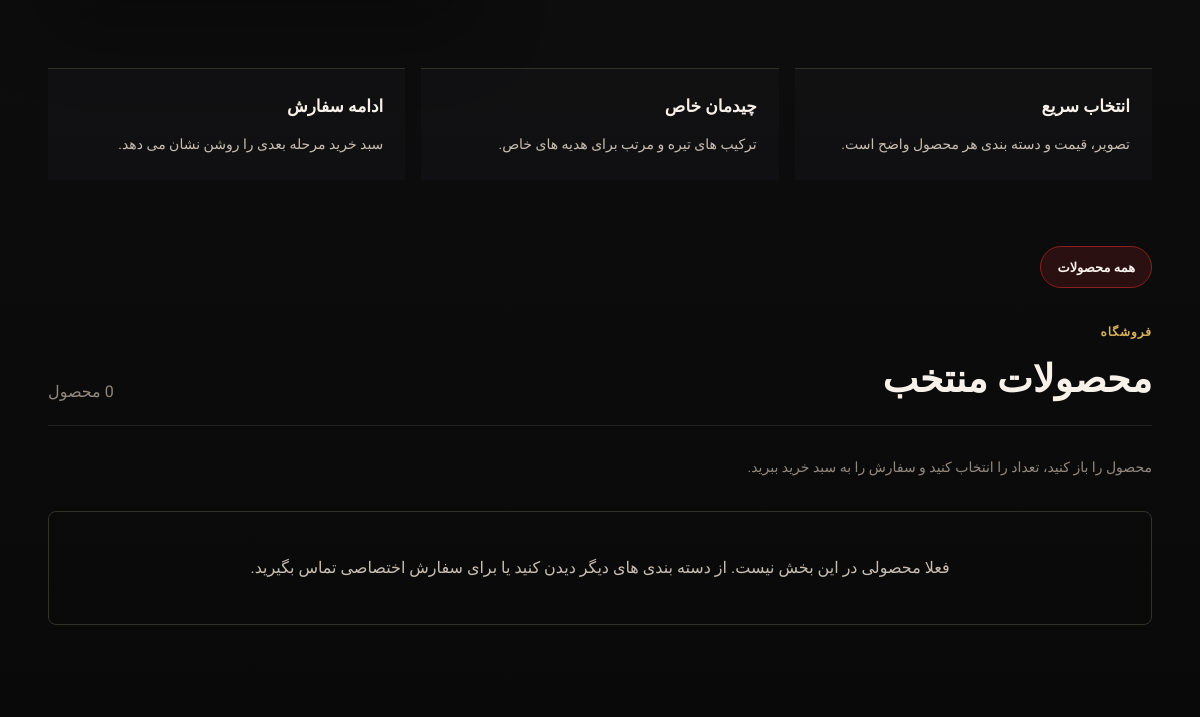
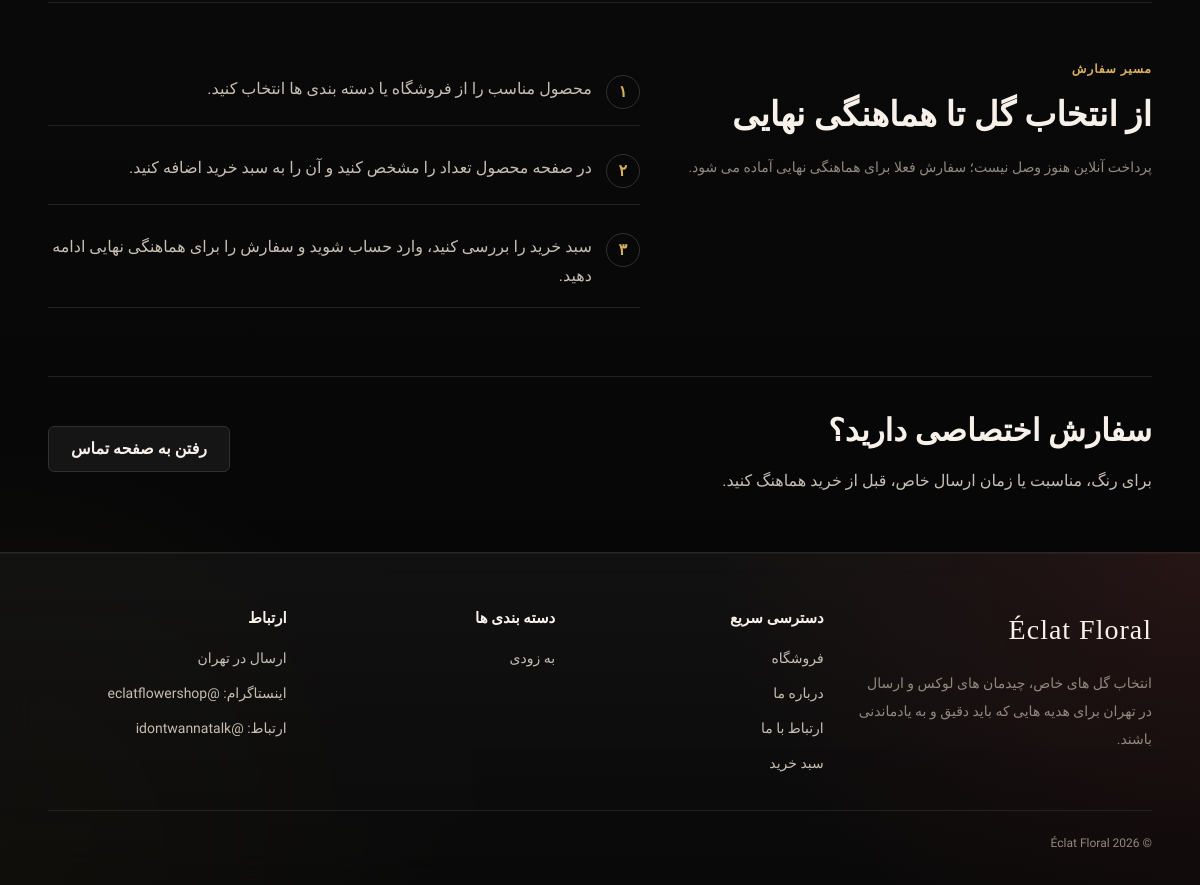
/ (lower part), run on an earlier commit of the app's database (2 pictures, top to bottom).
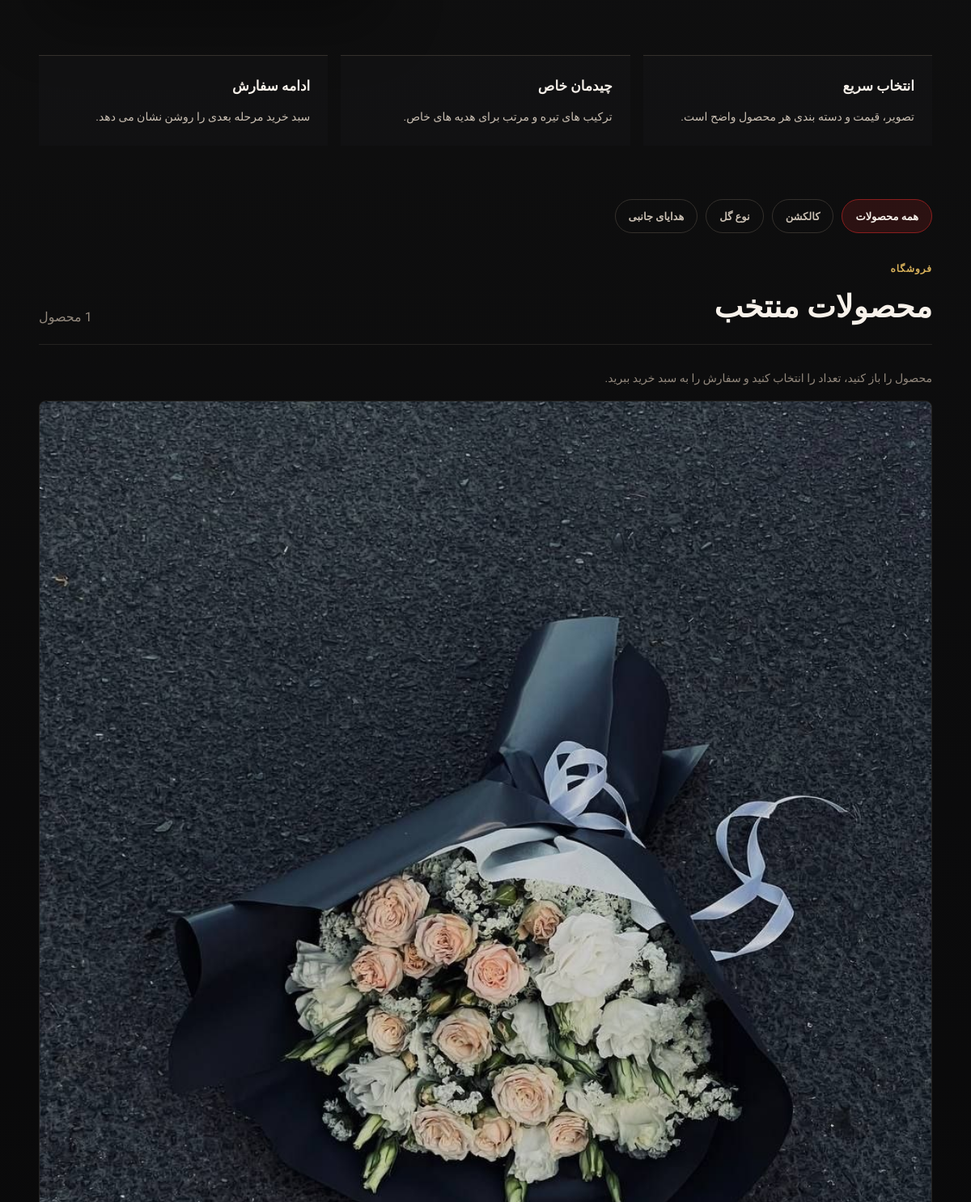
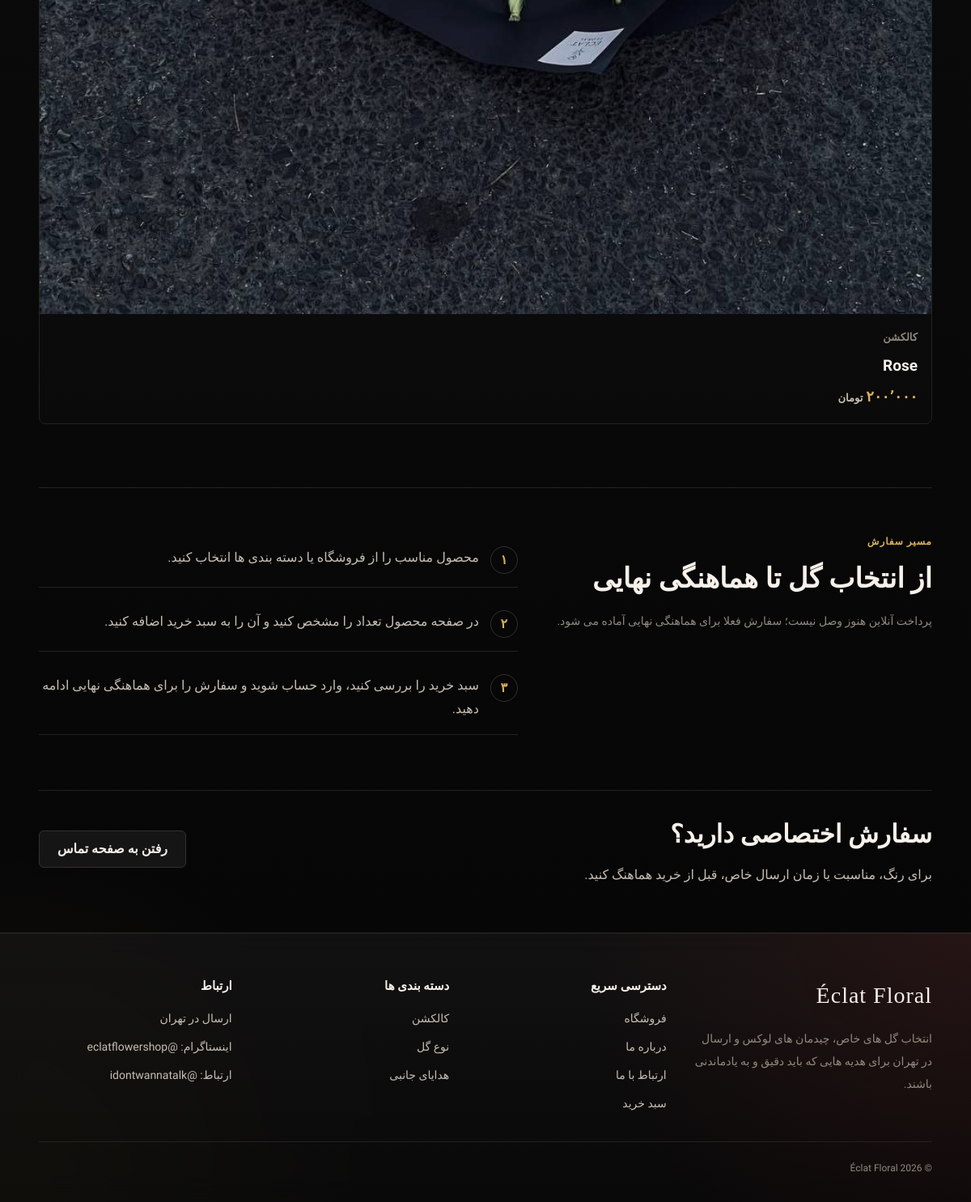
And on a later commit of the database (2 pictures, top to bottom).
### shop/models.py (models this page shows, shortened)
class Category(models.Model):
    name = models.CharField(max_length=200, verbose_name="نام دسته‌بندی")
    slug = models.SlugField(max_length=200, unique=True, verbose_name="آدرس کوتاه")
    parent = models.ForeignKey(
        'self',
        on_delete=models.CASCADE,
        null=True,
        blank=True,
        related_name='children',
        verbose_name="دسته‌بندی مادر",
    )
    class Meta:
        ordering = ['name']
        verbose_name = "دسته‌بندی"
        verbose_name_plural = "دسته‌بندی‌ها"
    def get_absolute_url(self):
        return reverse('shop:product_list_by_category', args=[self.slug])

class Product(models.Model):
    category = models.ForeignKey(Category, related_name='products', on_delete=models.CASCADE, verbose_name="دسته‌بندی")
    name = models.CharField(max_length=200, verbose_name="نام محصول")
    slug = models.SlugField(max_length=200, unique=True, verbose_name="آدرس کوتاه")
    description = models.TextField(blank=True, verbose_name="توضیحات")
    price = models.DecimalField(max_digits=10, decimal_places=2, verbose_name="قیمت")
    image = models.ImageField(upload_to='products/%Y/%m/%d', blank=True, verbose_name="عکس محصول")
    stock = models.PositiveIntegerField(verbose_name="موجودی انبار")
    available = models.BooleanField(default=True, verbose_name="قابل نمایش در سایت")
    created = models.DateTimeField(auto_now_add=True, verbose_name="تاریخ ایجاد")
    updated = models.DateTimeField(auto_now=True, verbose_name="آخرین ویرایش")
    class Meta:
        ordering = ('-created',)
        verbose_name = "محصول"
        verbose_name_plural = "محصولات"

### shop/views.py (the view)
# urls.py: path('', views.product_list, name='product_list'),
def product_list(request, category_slug=None):
    category = None
    products = Product.objects.filter(available=True)
    if category_slug:
        category = get_object_or_404(Category, slug=category_slug)
        products = products.filter(category=category)
    return render(request, 'shop/product_list.html', {
        'category': category,
        'products': products,
    })

### basket/context_processors.py (called while the page is built)
def basket(request):
    return {'basket': Basket(request)}

### cart/cart.py (called while the page is built)
    def __len__(self):
        return sum(item['quantity'] for item in self.cart.values())

### cart/context_processors.py (called while the page is built)
def cart(request):
    return {'cart': Cart(request)}

### shop/context_processors.py (called while the page is built)
def category_list(request):
    category_order = Case(
        When(name='دسته گل', then=Value(0)),
        When(name='کالکشن', then=Value(1)),
        When(name='جانبی', then=Value(2)),
        default=Value(3),
        output_field=IntegerField(),
    )
    categories = Category.objects.filter(parent__isnull=True).order_by(category_order, 'name')
    return {'categories': categories}

### shop/price_utils.py (called while the page is built)
def normalize_price(value):
    if value in (None, ''):
        return None
    try:
        decimal_value = Decimal(str(value).replace(',', '').replace('٬', '').strip())
    except (InvalidOperation, AttributeError, ValueError):
        return None
    return decimal_value

### shop/templatetags/price_filters.py (called while the page is built)
@register.filter
def format_price(value):
    return format_price_value(value)

### shop/Templates/Shop/product_list.html (shortened to what this page needs)
{% extends "shop/base.html" %}
{% load price_filters %}
{% block content %}
<div class="page-shell">
    {% if not category %}
        <section class="intro-grid" aria-label="ویژگی های فروشگاه">
            <div class="intro-item">
                <strong>انتخاب سریع</strong>
                <span>تصویر، قیمت و دسته بندی هر محصول واضح است.</span>
            </div>
            <div class="intro-item">
                <strong>چیدمان خاص</strong>
                <span>ترکیب های تیره و مرتب برای هدیه های خاص.</span>
            </div>
            <div class="intro-item">
                <strong>ادامه سفارش</strong>
                <span>سبد خرید مرحله بعدی را روشن نشان می دهد.</span>
            </div>
        </section>
    {% endif %}
    <nav class="category-strip" aria-label="دسته بندی محصولات">
        <a class="category-chip {% if not category %}active{% endif %}" href="{% url 'shop:product_list' %}">همه محصولات</a>
        {% for item in categories %}
            <a class="category-chip {% if category.id == item.id %}active{% endif %}" href="{{ item.get_absolute_url }}">{{ item.name }}</a>
        {% endfor %}
    </nav>
    <section id="products">
        <div class="page-head">
            <div>
                <span class="eyebrow">{% if category %}دسته بندی{% else %}فروشگاه{% endif %}</span>
                <h2>{% if category %}{{ category.name }}{% else %}محصولات منتخب{% endif %}</h2>
            </div>
            <span class="muted">{{ products|length }} محصول</span>
        </div>
        {% if not category %}
            <p class="section-note">محصول را باز کنید، تعداد را انتخاب کنید و سفارش را به سبد خرید ببرید.</p>
        {% endif %}
        <div class="product-grid">
            {% for product in products %}
                <article class="product-card">
                    <a href="{% url 'shop:product_detail' product.slug %}">
                        {% if product.image %}
                            <img src="{{ product.image.url }}" alt="{{ product.name }}" loading="{% if forloop.counter <= 4 %}eager{% else %}lazy{% endif %}">
                        {% else %}
                            <span class="product-image-placeholder" aria-hidden="true"></span>
                        {% endif %}
                        <div class="product-body">
                            <span class="product-category">{{ product.category.name }}</span>
                            <h3>{{ product.name }}</h3>
                            <p class="price"><span>{{ product.price|format_price }}</span><span class="price-currency">تومان</span></p>
                        </div>
                    </a>
                </article>
            {% empty %}
                <p class="empty-state">فعلا محصولی در این بخش نیست. از دسته بندی های دیگر دیدن کنید یا برای سفارش اختصاصی تماس بگیرید.</p>
            {% endfor %}
        </div>
    </section>
    {% if not category %}
        <section class="process" aria-labelledby="process-title">
            <div>
                <span class="eyebrow">مسیر سفارش</span>
                <h2 id="process-title">از انتخاب گل تا هماهنگی نهایی</h2>
                <p class="section-note">پرداخت آنلاین هنوز وصل نیست؛ سفارش فعلا برای هماهنگی نهایی آماده می شود.</p>
            </div>
            <ol class="steps">
                <li><b>۱</b><span>محصول مناسب را از فروشگاه یا دسته بندی ها انتخاب کنید.</span></li>
                <li><b>۲</b><span>در صفحه محصول تعداد را مشخص کنید و آن را به سبد خرید اضافه کنید.</span></li>
                <li><b>۳</b><span>سبد خرید را بررسی کنید، وارد حساب شوید و سفارش را برای هماهنگی نهایی ادامه دهید.</span></li>
            </ol>
        </section>
        <section class="final-cta">
            <div>
                <h2>سفارش اختصاصی دارید؟</h2>
                <p>برای رنگ، مناسبت یا زمان ارسال خاص، قبل از خرید هماهنگ کنید.</p>
            </div>
            <a class="btn secondary" href="{% url 'shop:contact' %}">رفتن به صفحه تماس</a>
        </section>
    {% endif %}
</div>
{% endblock %}

### shop/Templates/Shop/base.html (shortened to what this page needs)
<!DOCTYPE html>
<html lang="fa" dir="rtl">
<head>
</head>
<body>
    <main>
        {% block content %}
        {% endblock %}
    </main>
    <footer class="site-footer">
        <div class="footer-inner">
            <section>
                <div class="footer-brand">Éclat Floral</div>
                <p class="footer-copy">انتخاب گل های خاص، چیدمان های لوکس و ارسال در تهران برای هدیه هایی که باید دقیق و به یادماندنی باشند.</p>
            </section>
            <section class="footer-col">
                <h3>دسترسی سریع</h3>
                <a href="{% url 'shop:product_list' %}">فروشگاه</a>
                <a href="{% url 'shop:about' %}">درباره ما</a>
                <a href="{% url 'shop:contact' %}">ارتباط با ما</a>
                <a href="{% url 'cart:cart_detail' %}">سبد خرید</a>
            </section>
            <section class="footer-col">
                <h3>دسته بندی ها</h3>
                {% for category in categories|slice:":4" %}
                    <a href="{{ category.get_absolute_url }}">{{ category.name }}</a>
                {% empty %}
                    <span>به زودی</span>
                {% endfor %}
            </section>
            <section class="footer-col">
                <h3>ارتباط</h3>
                <span>ارسال در تهران</span>
                <span>اینستاگرام: @eclatflowershop</span>
                <span>ارتباط: @idontwannatalk</span>
            </section>
        </div>
        <div class="footer-bottom">© 2026 Éclat Floral</div>
    </footer>
</body>
</html>

What changed in the data, as far as the page shows it:
added Category: name "کالکشن"
added Category: name "نوع گل"
added Category: name "هدایای جانبی"
added Product: image (picture), category.name "کالکشن", name "Rose", price "۲۰۰٬۰۰۰"
Also different on the page:
text no longer shown: "فعلا محصولی در این بخش نیست. از دسته بندی های دیگر دیدن کنید یا برای سفارش اختصاصی تماس بگیرید. به زودی"
